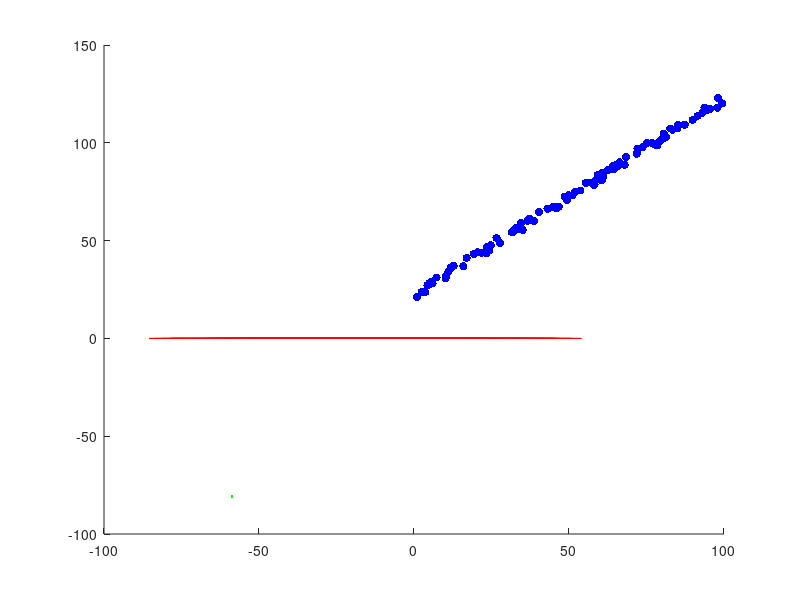

The MATLAB source for this figure:
%%%%%%%%%%%%%%%%%%Pre processing%%%%%%%%%%%%%%%
clear;
I = 100;

% generate input data
X =100*rand(I, 1); 
Y = X + 20 + 5*rand(I, 1); 
data = [X Y];

% training data
figure;
scatter(X,Y,'b','filled');
hold on


%Mean
mu = mean(X);
data-=mu;

%Normalize
sigma =  (data' * data)/I;

%%%%%%%%%%%%%%%PCA Algorithm%%%%%%%%%%%%%%%%
%compute singular value decomposition to get most significant eigenvectors
[U,~,~]= svd(sigma);
%Get most significant eigenvector
Uimp = U(:, 1);
%project X~ ont U =>Y~
Y =  data * Uimp;
for i=1:I
Xout = Uimp'(:, 1) * i;
Yout = Uimp'(:, 2) * i;
endfor
plot(Y(:,1), zeros(I, 1), 'r');
plot(Xout, Yout, 'g');
hold on